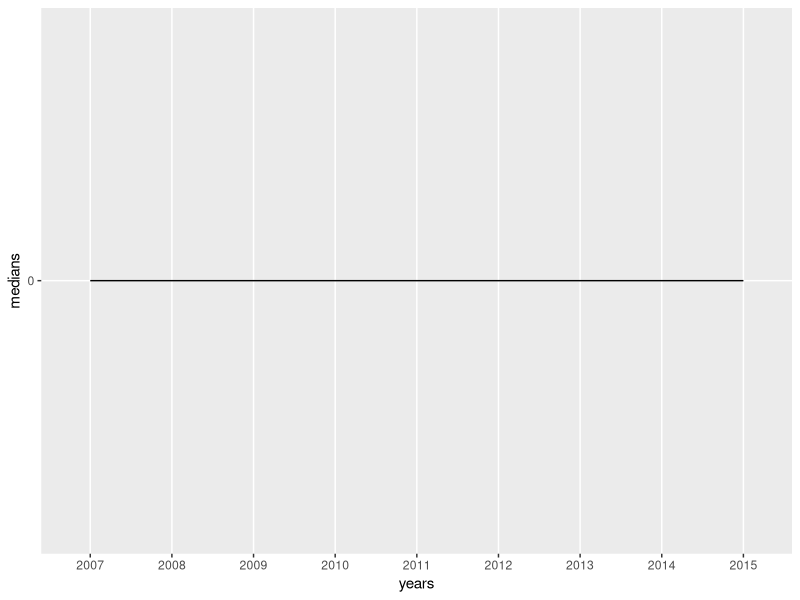

This chart was generated by the following R code:
## ---- chunk 1
library(dplyr)
library(knitr)
library(ggplot2)


df <- read.csv("./data/report.data.csv", stringsAsFactors = FALSE)
df <- df[complete.cases(df[,33:41]),]

df$rape.rate7 <- as.numeric(df$rape.rate7)
df$rape.rate8 <- as.numeric(df$rape.rate8)
df$rape.rate9 <- as.numeric(df$rape.rate9)
df$rape.rate10 <- as.numeric(df$rape.rate10)
df$rape.rate11 <- as.numeric(df$rape.rate11)
df$rape.rate12 <- as.numeric(df$rape.rate12)
df$rape.rate13 <- as.numeric(df$rape.rate13)
df$rape.rate14 <- as.numeric(df$rape.rate14)
df$rape.rate15 <- as.numeric(df$rape.rate15)

medians <- c(median(df$rape.rate7),
           median(df$rape.rate8),
           median(df$rape.rate9), 
           median(df$rape.rate10),
           median(df$rape.rate11), 
           median(df$rape.rate12), 
           median(df$rape.rate13), 
           median(df$rape.rate14), 
           median(df$rape.rate15))

means <- c(mean(df$rape.rate5), 
           mean(df$rape.rate6), 
           mean(df$rape.rate7),
           mean(df$rape.rate8),
           mean(df$rape.rate9), 
           mean(df$rape.rate10),
           mean(df$rape.rate11), 
           mean(df$rape.rate12), 
           mean(df$rape.rate13), 
           mean(df$rape.rate14), 
           mean(df$rape.rate15))

years <- c('2007', '2008', '2009', '2010', '2011', '2012', '2013', '2014', '2015')
medians.data <- as.data.frame(cbind(medians, years))

# adding mean graph
ggplot(data = medians.data, aes(
  x = years,
  y = medians,
  group = 1
)) + geom_line()

# getting the campuses with the most assault
maxes <- c(max(df$rape.rate7),
           max(df$rape.rate8),
           max(df$rape.rate9), 
           max(df$rape.rate10),
           max(df$rape.rate11), 
           max(df$rape.rate12), 
           max(df$rape.rate13), 
           max(df$rape.rate14), 
           max(df$rape.rate15)
)

max.data <- as.data.frame(cbind(maxes, years))

# adding table of maxes
kable(max.data, format = "markdown")


df <- cbind(means, c('2005', '2006', '2007', '2008', '2009', '2010', '2011', '2012', '2013', '2014', '2015'))
# Read the title.ix data.
title.ix.data <- read.csv('./data/title.ix.cases.csv', stringsAsFactors = FALSE)
# Read closed case data
close <- title.ix.data %>% filter(is.closed == "TRUE") %>% select(case_id, opened, closed)
# Set the open date int othe form that is usable
closed.case.open.date <- as.Date(close$opened, format = "%m/%d/%y")
# Set the close date int othe form that is usable
closed.case.close.date <- as.Date(close$closed, format = "%m/%d/%y")
# Calculate the days that take for each closed case.
duration <- closed.case.close.date - closed.case.open.date
average.duration <- round(sum (duration) / nrow(as.data.frame(duration)), digits = 1)
# Calculate mishandled/open cases.
open.cases <- title.ix.data %>% filter(is.closed == "FALSE")
num.open.cases <- nrow(open.cases)
